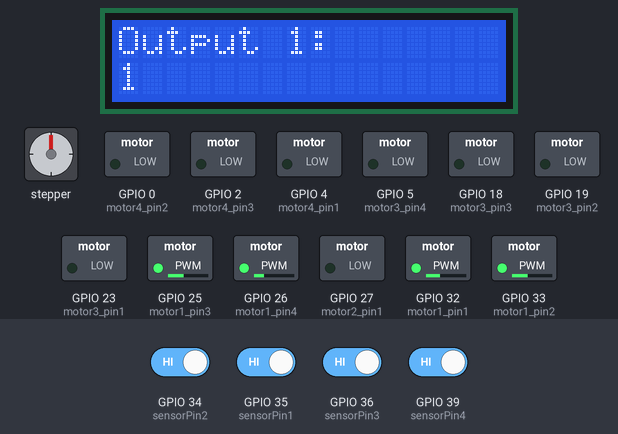
Bench run of a program on a simulated ESP32. On the bench: stepper motor, 16×2 character LCD, switched loads named in the program (green lamp = pin HIGH). Wiring (inferred from the names in the program): stepper motor (2048 steps per turn assumed): coils GPIO 12, GPIO 13, GPIO 15, GPIO 14. The test bench sets the inputs (shaded band); at power-on: GPIO 34 (sensorPin2), GPIO 35 (sensorPin1), GPIO 36 (sensorPin3), GPIO 39 (sensorPin4) HIGH. WiFi joins after 1.5 s; servers stay silent unless stated; pins used as bus, display or sensor lines are not drawn; what the program prints to the serial monitor is not drawn.

Above: at 2.7 s.
2.8 s: GPIO 34 (sensorPin2) driven LOW
At 3.02 s:
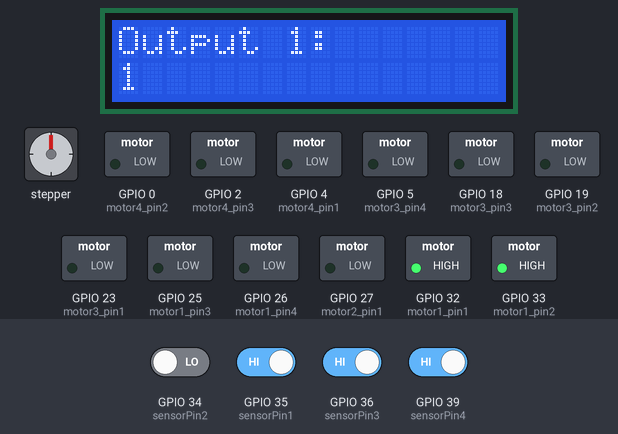
4.7 s: GPIO 34 (sensorPin2) driven HIGH
At 5.19 s:
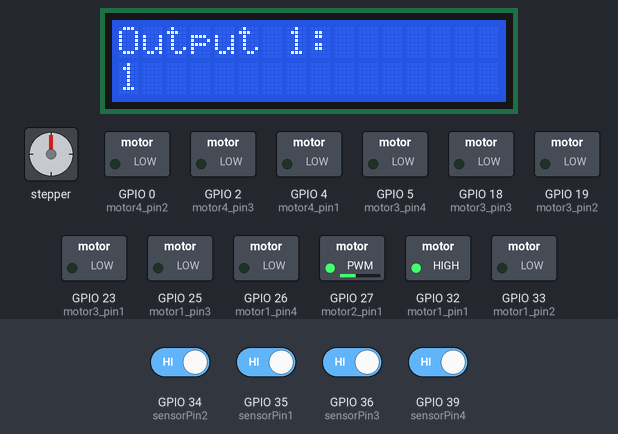
7.7 s: GPIO 35 (sensorPin1) driven LOW
At 7.92 s:
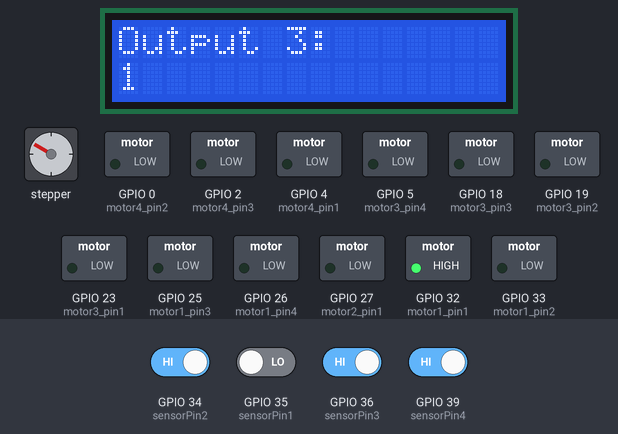
9.5 s: GPIO 35 (sensorPin1) driven HIGH
At 12.5 s:
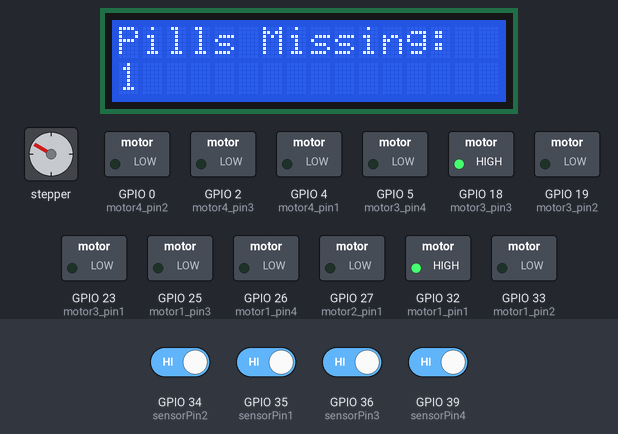
Timing chart, 0 to 14.0 s (numbered marks = the images above; inputs shaded):
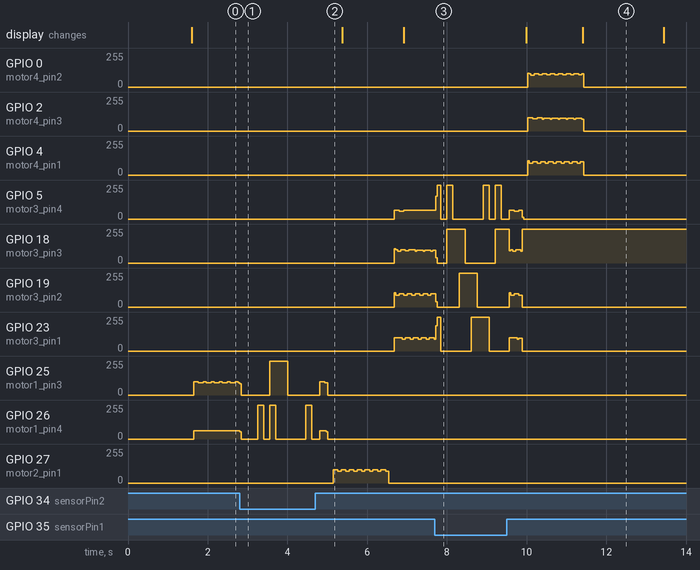

Measured:
- after the input at 2.8 s, GPIO 27 (motor2_pin1): stops changing and stays 0/255; stepper: stops changing and stays 0°
- after the input at 4.7 s, GPIO 5 (motor3_pin4): 0/255 → 66/255 after 2.0 s, → 60/255 0.12 s later, → 66/255 0.12 s later; GPIO 23 (motor3_pin1): 0/255 → 98/255 after 2.0 s, then repeats every 0.20 s: 89/255 0.08 s, 99/255 0.12 s
- after the input at 7.7 s, GPIO 0 (motor4_pin2), GPIO 2 (motor4_pin3), GPIO 4 (motor4_pin1): stops changing and stays 0/255

The program:

main.cpp
```cpp
#include <Arduino.h>
#include <WiFi.h>
#include <FS.h>
#include <AsyncTCP.h>
#include <ESPAsyncWebServer.h>
#include <LiquidCrystal_I2C.h>


const char* ssid = "Fritzbox6490d";
const char* password = "PW";

AsyncWebServer server(80);

int motorPin1;
int motorPin2;
int motorPin3;
int motorPin4;

int motor1_pin1 = 32;
int motor1_pin2 = 33;
int motor1_pin3 = 25;
int motor1_pin4 = 26;

int motor2_pin1 = 27;
int motor2_pin2 = 14;
int motor2_pin3 = 12;
int motor2_pin4 = 13;

int motor3_pin1 = 23;
int motor3_pin2 = 19;
int motor3_pin3 = 18;
int motor3_pin4 = 05;

int motor4_pin1 = 04;
int motor4_pin2 = 00;
int motor4_pin3 = 02;
int motor4_pin4 = 15;

int pole1[] ={0,0,0,0, 0,1,1,1, 0};//pole1, 8 step values
int pole2[] ={0,0,0,1, 1,1,0,0, 0};//pole2, 8 step values
int pole3[] ={0,1,1,1, 0,0,0,0, 0};//pole3, 8 step values
int pole4[] ={1,1,0,0, 0,0,0,1, 0};//pole4, 8 step values

int poleStep = 0;
int dirStatus = 1;// stores direction status 3= stop (do not change)

int sensorPin1 = 35;
int sensorPin2 = 34;
int sensorPin3 = 36;
int sensorPin4 = 39;

int sensorValue1 = 0;
int sensorValue2 = 0;
int sensorValue3 = 0;
int sensorValue4 = 0;

int pillCount1 = 0;
int pillCount2 = 0;
int pillCount3 = 0;
int pillCount4 = 0;

LiquidCrystal_I2C lcd(0x27, 16, 2);
//SDA to IO21
//SCL to IO22
int lcdColumns = 16;
int lcdRows = 2;

int output1 = 1;
int output2 = 1;
int output3 = 1;
int output4 = 1;

int totalPillNumber1 = output1;
int totalPillNumber2 = output2;
int totalPillNumber3 = output3;
int totalPillNumber4 = output4;

void setup() {
  // run setup code
  Serial.begin(115200);
  Serial.println("Beginning");

  WiFi.begin(ssid, password);

  Serial.print("Connecting");
  while (WiFi.status() != WL_CONNECTED) {
    delay(500);
    Serial.print(".");
  }

  Serial.println();

  Serial.print("Connected, IP address: ");
  Serial.println(WiFi.localIP());

  lcd.init();
  lcd.backlight();
  lcd.setCursor(0, 0);
  lcd.print("Machine Ready");

  pinMode(motor1_pin1, OUTPUT);//define pin for ULN2003 in1
  pinMode(motor1_pin2, OUTPUT);//define pin for ULN2003 in2
  pinMode(motor1_pin3, OUTPUT);//define pin for ULN2003 in3
  pinMode(motor1_pin4, OUTPUT);//define pin for ULN2003 in4

  pinMode(motor2_pin1, OUTPUT);//define pin for ULN2003 in1
  pinMode(motor2_pin2, OUTPUT);//define pin for ULN2003 in2
  pinMode(motor2_pin3, OUTPUT);//define pin for ULN2003 in3
  pinMode(motor2_pin4, OUTPUT);//define pin for ULN2003 in4

  pinMode(motor3_pin1, OUTPUT);//define pin for ULN2003 in1
  pinMode(motor3_pin2, OUTPUT);//define pin for ULN2003 in2
  pinMode(motor3_pin3, OUTPUT);//define pin for ULN2003 in3
  pinMode(motor3_pin4, OUTPUT);//define pin for ULN2003 in4

  pinMode(motor4_pin1, OUTPUT);//define pin for ULN2003 in1
  pinMode(motor4_pin2, OUTPUT);//define pin for ULN2003 in2
  pinMode(motor4_pin3, OUTPUT);//define pin for ULN2003 in3
  pinMode(motor4_pin4, OUTPUT);//define pin for ULN2003 in4

  pinMode(sensorPin1,INPUT);
  pinMode(sensorPin2,INPUT);
  pinMode(sensorPin3,INPUT);
  pinMode(sensorPin4,INPUT);


  server.on("/info", HTTP_GET, [](AsyncWebServerRequest *request){
    //handle request here i think
    request->send(200, "text/plain", "GET message received");
  });

  server.on("/dispense", HTTP_POST, [](AsyncWebServerRequest *request){
    //handle request here i think
    int nrOfParams = request->params();
    for(int i=0; i<nrOfParams; i++){
      AsyncWebParameter* p = request->getParam(i);
      String paramName = p->name();
      if(paramName == "1") {
        output1 = (p->value()).toInt();
      } else if(paramName == "2") {
        output2 = (p->value()).toInt();
      } else if(paramName == "3") {
        output3 = (p->value()).toInt();
      } else if(paramName == "4") {
        output4 = (p->value()).toInt();
      }
    }
    request->
    send(200, "text/plain", "POST message received");
  });

  server.begin();
}

void displayAmountSerial(){
    Serial.println("[Pill1; Pill2; Pill3; Pill4]: ");
    Serial.println(pillCount1);
    Serial.println(pillCount2);
    Serial.println(pillCount3);
    Serial.println(pillCount4);
    if((pillCount1 != totalPillNumber1 || pillCount2 != totalPillNumber2 || pillCount3 != totalPillNumber3 || pillCount4 != totalPillNumber4)
    && output1 == 0 && output2 == 0 && output3 == 0 && output4 == 0){
      Serial.print("Wrong number of pills! "); // TODO: display this on LCD
      lcd.setCursor(0, 0);
      //lcd.print("Error");
      //lcd.setCursor(0, 1);
      lcd.print("Pills Missing: ");
      delay(2000);

      if(pillCount1 != totalPillNumber1)
      {
        int diff = totalPillNumber1 - pillCount1;
        lcd.setCursor(0, 0);
        lcd.print("Pill 1 missing:");
        lcd.setCursor(1, 1);
        lcd.print("               ");
        lcd.setCursor(0, 1);
        lcd.print(diff);
        delay(3000);

      }
      if(pillCount2 != totalPillNumber2)
      {
        int diff = totalPillNumber2 - pillCount2;
        lcd.setCursor(0, 0);
        lcd.print("Pill 2 missing:");
        lcd.setCursor(1, 1);
        lcd.print("               ");
        lcd.setCursor(0, 1);
        lcd.print(diff);
        delay(3000);

      }
      if(pillCount3 != totalPillNumber3)
      {
        lcd.clear();
        int diff = totalPillNumber3 - pillCount3;
        lcd.print("Pill 3 missing:");
        lcd.setCursor(1, 1);
        lcd.print("               ");
        lcd.setCursor(0, 1);
        lcd.print(diff);
        delay(3000);

      }
      if(pillCount4 != totalPillNumber4)
      {
        int diff = totalPillNumber4 - pillCount4;
        lcd.setCursor(0, 0);
        lcd.print("Pill 4 missing:");
        lcd.setCursor(1, 1);
        lcd.print("               ");
        lcd.setCursor(0, 1);
        lcd.print(diff);
        delay(3000);

      }

    }
    else if ((pillCount1 == totalPillNumber1 && pillCount2 == totalPillNumber2 && pillCount3 == totalPillNumber3 && pillCount4 == totalPillNumber4)
    && output1 == 0 && output2 == 0 && output3 == 0 && output4 == 0)
    {
      Serial.print("Pills dispensed succesfully."); // TODO: display this on LCD
      lcd.setCursor(0, 0);
      lcd.print("All Pills      ");
      lcd.setCursor(0, 1);
      lcd.print("dispensed.     ");
      delay(5000);
      lcd.clear();
    }
}

void driveStepper(int motor, int c)
{
  if(motor==1){
    motorPin1 = motor1_pin1;
    motorPin2 = motor1_pin2;
    motorPin3 = motor1_pin3;
    motorPin4 = motor1_pin4;
  }
  else if(motor==2){
    motorPin1 = motor2_pin1;
    motorPin2 = motor2_pin2;
    motorPin3 = motor2_pin3;
    motorPin4 = motor2_pin4;
  }
  else if(motor==3){
    motorPin1 = motor3_pin1;
    motorPin2 = motor3_pin2;
    motorPin3 = motor3_pin3;
    motorPin4 = motor3_pin4;
  }
  else if(motor==4){
    motorPin1 = motor4_pin1;
    motorPin2 = motor4_pin2;
    motorPin3 = motor4_pin3;
    motorPin4 = motor4_pin4;
  }

  digitalWrite(motorPin1, pole1[c]);
  digitalWrite(motorPin2, pole2[c]);
  digitalWrite(motorPin3, pole3[c]);
  digitalWrite(motorPin4, pole4[c]);
}

void checkSensorValue()
 {sensorValue1 = digitalRead(sensorPin1);
  sensorValue2 = digitalRead(sensorPin2);
  sensorValue3 = digitalRead(sensorPin3);
  sensorValue4 = digitalRead(sensorPin4);

  if (sensorValue1 == 0) {
      Serial.println("Pill 1 dispensed");
      pillCount1 ++;
      displayAmountSerial();
      delay(150);
   }
  if (sensorValue2 == 0) {
    Serial.println("Pill 2 dispensed");
    pillCount2 ++;
    displayAmountSerial();
    delay(150);
  }
  if (sensorValue3 == 0) {
    Serial.println("Pill 1 dispensed");
    pillCount3 ++;
    displayAmountSerial();
    delay(150);
  }
  if (sensorValue4 == 0) {
    Serial.println("Pill 1 dispensed");
    pillCount4 ++;
    displayAmountSerial();
    delay(150);
  }
 }

void turnMotor(int motor)
{
  for(int i=0; i<1366; i++) {
    checkSensorValue();

    if(dirStatus ==1){
      poleStep++;
      driveStepper(motor, poleStep);
    }else if(dirStatus ==2){
      poleStep--;
      driveStepper(motor, poleStep);
    }else{
      driveStepper(motor, 8);
    }
    if(poleStep>7){
      poleStep=0;
    }
    if(poleStep<0){
      poleStep=7;
    }
    delay(1);
  }
}

void writeDisplay()
{
  if(output1 == 0 && output2 == 0 && output3 == 0 && output4 == 0) {
    //lcd.clear();
    lcd.setCursor(0, 0);
    lcd.print("Machine Ready     ");
    lcd.setCursor(0, 1);
    lcd.print("                 ");
  } else if(output1 > 0) {
    //lcd.clear();
    lcd.setCursor(0, 0);
    lcd.print("Output 1:       ");
    if(output1 == 9) {
      lcd.setCursor(1, 1);
      lcd.print(" ");
    }
    lcd.setCursor(0, 1);
    lcd.print(output1);
  } else if(output2 > 0) {
    //lcd.clear();
    lcd.setCursor(0, 0);
    lcd.print("Output 2:       ");
    if(output2 == 9) {
      lcd.setCursor(1, 1);
      lcd.print(" ");
    }
    lcd.setCursor(0, 1);
    lcd.print(output2);
  } else if(output3 > 0) {
    //lcd.clear();
    lcd.setCursor(0, 0);
    lcd.print("Output 3:       ");
    if(output3 == 9) {
      lcd.setCursor(1, 1);
      lcd.print(" ");
    }
    lcd.setCursor(0, 1);
    lcd.print(output3);
  } else if(output4 > 0) {
    //lcd.clear();
    lcd.setCursor(0, 0);
    lcd.print("Output 4:       ");
    if(output4 == 9) {
      lcd.setCursor(1, 1);
      lcd.print(" ");
    }
    lcd.setCursor(0, 1);
    lcd.print(output4);
  }
}

void loop() {
  writeDisplay();
  checkSensorValue();
  if(output1>0) {
    turnMotor(1);
    output1--;
    displayAmountSerial();
  } else if(output2>0) {
    turnMotor(2);
    output2--;
    displayAmountSerial();
  } else if(output3>0) {
    turnMotor(3);
    output3--;
    displayAmountSerial();
  } else if(output4>0) {
    turnMotor(4);
    output4--;
    displayAmountSerial();
  }
 delay(100);
}
```
